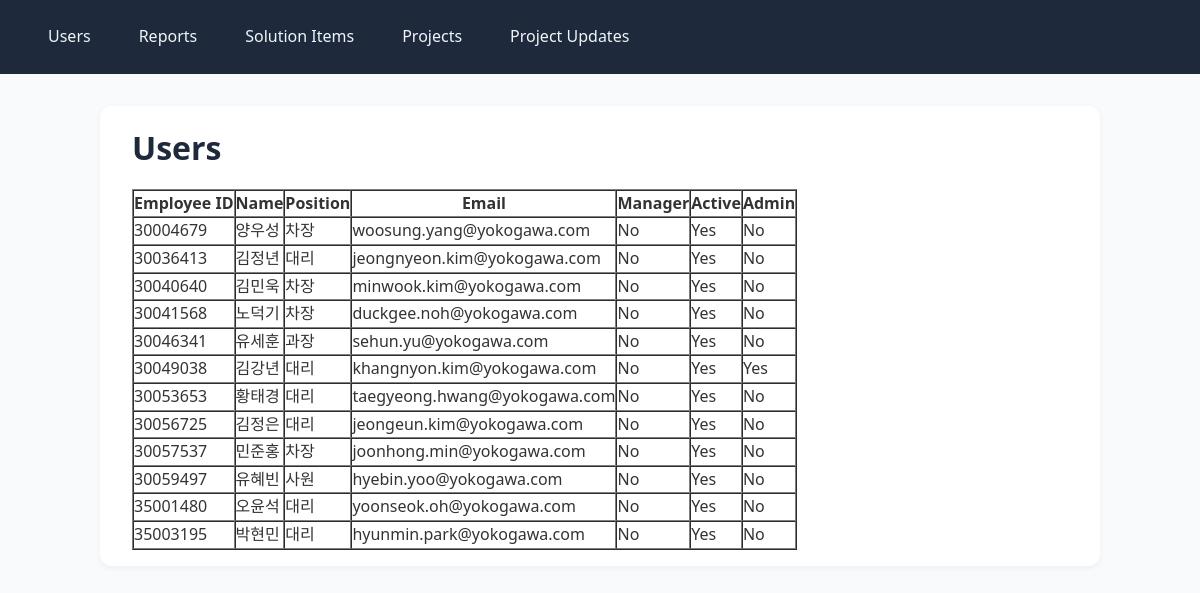
Screenshot of /users with the database file from the repository.
### app/models.py (models this page shows)
class User(db.Model):
    __tablename__ = 'user'
    id = db.Column(db.Integer, primary_key=True)
    employee_id = db.Column(db.String(20), unique=True, nullable=False, index=True)
    name = db.Column(db.String(50), nullable=False)
    position = db.Column(db.String(10), nullable=False)
    email = db.Column(db.String(50), nullable=False)
    is_manager = db.Column(db.Boolean, default=False)
    is_active = db.Column(db.Boolean, default=False)
    is_admin = db.Column(db.Boolean, default=False)
    reports = db.relationship('Report', back_populates='user', cascade='all, delete-orphan')
    assigned_project_updates = db.relationship(
        'ProjectUpdate',
        secondary=project_update_assignees,
        back_populates='assignees'
    )
    assigned_projects = db.relationship(
        'Project',
        secondary=project_assignees,
        back_populates='default_assignees'
    )

### app/main.py (the view)
@app.route('/users')
def show_users():
    users = User.query.all()
    return render_template('users.html', users=users)

### app/templates/users.html (shortened to what this page needs)
{% extends 'base.html' %}
{% block content %}
  <h1>Users</h1>
  <table border="1" cellpadding="5" cellspacing="0">
    <thead>
      <tr>
        <th>Employee ID</th>
        <th>Name</th>
        <th>Position</th>
        <th>Email</th>
        <th>Manager</th>
        <th>Active</th>
        <th>Admin</th>
      </tr>
    </thead>
    <tbody>
      {% for user in users %}
      <tr>
        <td>{{ user.employee_id }}</td>
        <td>{{ user.name }}</td>
        <td>{{ user.position }}</td>
        <td>{{ user.email }}</td>
        <td>{{ 'Yes' if user.is_manager else 'No' }}</td>
        <td>{{ 'Yes' if user.is_active else 'No' }}</td>
        <td>{{ 'Yes' if user.is_admin else 'No' }}</td>
      </tr>
      {% else %}
      <tr><td colspan="7">No users found.</td></tr>
      {% endfor %}
    </tbody>
  </table>
{% endblock %}

### app/templates/base.html (shortened to what this page needs)
<!DOCTYPE html>
<html lang="en">
<head>
  <link rel="stylesheet" href="{{ url_for('static', filename='style.css') }}">
</head>
<body>
  <nav>
    <a href="{{ url_for('show_users') }}">Users</a>
    <a href="{{ url_for('show_reports') }}">Reports</a>
    <a href="{{ url_for('show_solution_items') }}">Solution Items</a>
    <a href="{{ url_for('show_projects') }}">Projects</a>
    <a href="{{ url_for('show_project_updates') }}">Project Updates</a>
  </nav>
  <div class="container">
    {% block content %}{% endblock %}
  </div>
</body>
</html>

### app/static/style.css (style rules this page uses)
* { box-sizing: border-box; margin: 0; padding: 0; font-family: 'Segoe UI', Roboto, Helvetica, Arial, sans-serif; }
body { background-color: #f9fafb; color: #333; line-height: 1.6; font-size: 16px; padding: 0; }
nav { background-color: #1e293b; padding: 1rem 2rem; display: flex; gap: 1rem; }
nav a { color: #f1f5f9; text-decoration: none; font-weight: 500; padding: 0.5rem 1rem; transition: background-color 0.2s ease; border-radius: 6px; }
.container { max-width: 1000px; margin: 2rem auto; padding: 1rem 2rem; background: white; border-radius: 12px; box-shadow: 0 2px 6px rgba(0, 0, 0, 0.05); }
h1, h2, h3 { margin-bottom: 1rem; color: #1e293b; }

### rows the page displays
User: employee_id "30004679", name "양우성", position "차장", email "woosung.yang@yokogawa.com", is_manager "No", is_active "Yes", is_admin "No"
User: employee_id "30036413", name "김정년", position "대리", email "jeongnyeon.kim@yokogawa.com", is_manager "No", is_active "Yes", is_admin "No"
User: employee_id "30040640", name "김민욱", position "차장", email "minwook.kim@yokogawa.com", is_manager "No", is_active "Yes", is_admin "No"
User: employee_id "30041568", name "노덕기", position "차장", email "duckgee.noh@yokogawa.com", is_manager "No", is_active "Yes", is_admin "No"
User: employee_id "30046341", name "유세훈", position "과장", email "sehun.yu@yokogawa.com", is_manager "No", is_active "Yes", is_admin "No"
User: employee_id "30049038", name "김강년", position "대리", email "khangnyon.kim@yokogawa.com", is_manager "No", is_active "Yes", is_admin "Yes"
User: employee_id "30053653", name "황태경", position "대리", email "taegyeong.hwang@yokogawa.com", is_manager "No", is_active "Yes", is_admin "No"
User: employee_id "30056725", name "김정은", position "대리", email "jeongeun.kim@yokogawa.com", is_manager "No", is_active "Yes", is_admin "No"
User: employee_id "30057537", name "민준홍", position "차장", email "joonhong.min@yokogawa.com", is_manager "No", is_active "Yes", is_admin "No"
User: employee_id "30059497", name "유혜빈", position "사원", email "hyebin.yoo@yokogawa.com", is_manager "No", is_active "Yes", is_admin "No"
User: employee_id "35001480", name "오윤석", position "대리", email "yoonseok.oh@yokogawa.com", is_manager "No", is_active "Yes", is_admin "No"
User: employee_id "35003195", name "박현민", position "대리", email "hyunmin.park@yokogawa.com", is_manager "No", is_active "Yes", is_admin "No"
